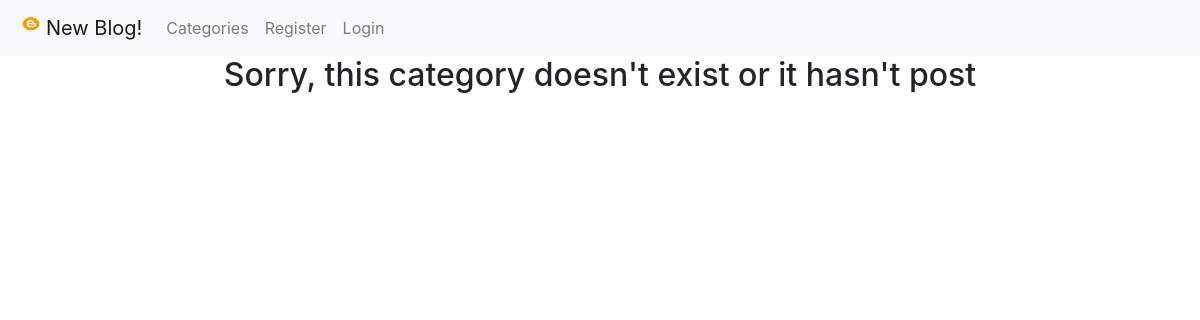
Page /category/uncategorized/ on the earlier database version.
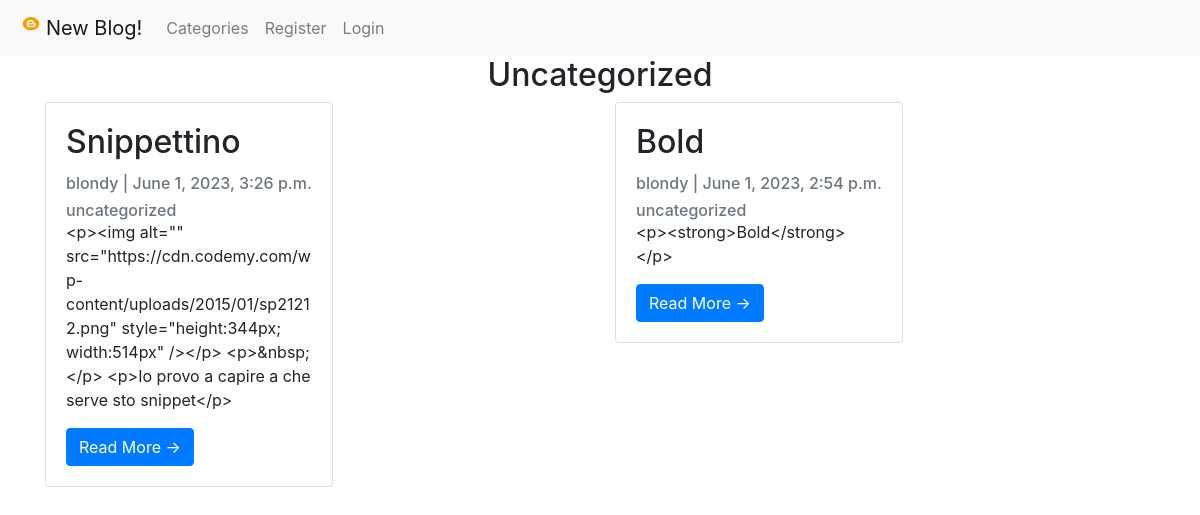
Same page on the later database version.
### blog/models.py (models this page shows, shortened)
class Post(models.Model):
    title = models.CharField(max_length=200, unique=True)
    slug = models.SlugField(max_length=200, unique=True)
    author = models.ForeignKey(User, on_delete=models.CASCADE, related_name='blog_posts')
    updated_on = models.DateTimeField(auto_now=True)
    content = RichTextField(blank=True, null=True)
    created_on = models.DateTimeField(auto_now_add=True)
    status = models.IntegerField(choices=STATUS, default=0)
    category = models.CharField(max_length=200, default='Uncategorized')
    snippet = models.CharField(max_length=200, default='Click "Read More" to Read Blog Post')
    likes = models.ManyToManyField(User, related_name="blog_post")
    class Meta:
        ordering = ['-created_on']

### blog/views.py (the view)
# urls.py: path('category/<str:cats>/', CategoryView, name='category'),
def CategoryView(request, cats):
    category_post = Post.objects.filter(category=cats.replace('-', ' '))
    return render(request, 'categories.html', {'cats': cats.title().replace('-', ' '), 'category_post': category_post})

### blog/templates/categories.html
{% extends 'base.html' %}
{% block content %}
    {% if category_post %}
        <h2 align="center">{{ cats }}</h2>
         <div class="container">
            <div class="row">
                {% for post in category_post %}
                    {% if user.is_authenticated and user == post.author%}
                        <div class="col-sm">
                            <div class="card" style="width: 18rem;">
                                <div class="card-body">
                                    <h2 class="card-title">{{ post.title }}</h2>
                                    <p class="card-text text-muted h6">{{ post.author }} | {{ post.created_on}} </p>
                                    <a href="{%  url 'category' post.category|slugify %}" ><p class="card-text text-muted h6">{{ post.category }}</p></a>
                                    <p class="card-text">{{post.snippet }}</p>
                                    <a href="{% url 'post_detail' post.pk %}" class="btn btn-primary">Read More &rarr;</a>
                                    <a href="{% url 'update_post' post.pk %}" class="btn btn-primary">Edit &rarr;</a>
                                    <br>
                                    <a href="{% url 'delete_post' post.pk %}" class="btn btn-primary">Delete &rarr;</a>
                                </div>
                            </div>
                        </div>
                    {% else %}
                        {% if post.status != 0%}
                            <div class="col-sm">
                                <div class="card" style="width: 18rem;">
                                    <div class="card-body">
                                        <h2 class="card-title">{{ post.title }}</h2>
                                        <p class="card-text text-muted h6">{{ post.author }} | {{ post.created_on}} </p>
                                        <a href="{%  url 'category' post.category|slugify %}" ><p class="card-text text-muted h6">{{ post.category }}</p></a>
                                        <p class="card-text">{{post.content|slice:":200" }}</p>
                                        <a href="{% url 'post_detail' post.pk %}" class="btn btn-primary">Read More &rarr;</a>
                                    </div>
                                </div>
                            </div>
                        {% endif %}
                    {% endif %}
                {% endfor %}
            </div>
        </div>
    {% else %}
        <h2 align="center"> Sorry, this category doesn't exist or it hasn't post</h2>
    {% endif %}
{% endblock content%}

Differences in the rows shown:
added Post: title "Snippettino", author "blondy", created_on "June 1, 2023, 3:26 p.m.", category "uncategorized", content "<p><img alt=\"\" src=\"https://cdn.codemy.com/wp-content/uploads/2015/01/sp21212.png\" style=\"height:344px; width:514px\" /></p> <p>&nbsp;</p> <p>Io provo a capire a che serve sto snippet</p>"
added Post: title "Bold", author "blondy", created_on "June 1, 2023, 2:54 p.m.", category "uncategorized", content "<p><strong>Bold</strong></p>"
Other differences:
{{ cats }}: (not shown) → "Uncategorized"
text no longer shown: "Sorry, this category doesn't exist or it hasn't post"
